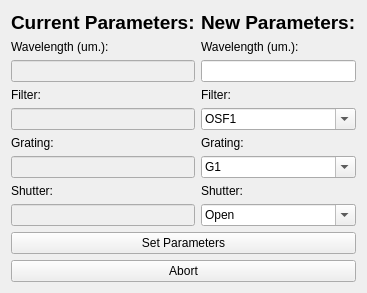
     <widget class="QWidget" name="tab4_manual">
      <attribute name="title">
       <string>Page</string>
      </attribute>
      <layout class="QGridLayout" name="gridLayout_3">
       <item row="0" column="0">
        <layout class="QGridLayout" name="gridLayout_9">
         <item row="2" column="0">
          <widget class="QLineEdit" name="wavelength_current_ledit_tab4">
           <property name="enabled">
            <bool>false</bool>
           </property>
           <property name="text">
            <string/>
           </property>
          </widget>
         </item>
         <item row="4" column="0">
          <widget class="QLineEdit" name="osf_current_ledit_tab4">
           <property name="enabled">
            <bool>false</bool>
           </property>
          </widget>
         </item>
         <item row="1" column="0">
          <widget class="QLabel" name="wavelength_current_label_tab4">
           <property name="text">
            <string>Wavelength (um.):</string>
           </property>
          </widget>
         </item>
         <item row="7" column="0">
          <widget class="QLabel" name="shutter_current_label_tab4">
           <property name="text">
            <string>Shutter:</string>
           </property>
          </widget>
         </item>
         <item row="6" column="0">
          <widget class="QLineEdit" name="grating_current_ledit_tab4">
           <property name="enabled">
            <bool>false</bool>
           </property>
          </widget>
         </item>
         <item row="0" column="0">
          <widget class="QLabel" name="curent_parameters_title">
           <property name="font">
            <font>
             <pointsize>14</pointsize>
             <weight>75</weight>
             <bold>true</bold>
            </font>
           </property>
           <property name="text">
            <string>Current Parameters:</string>
           </property>
          </widget>
         </item>
         <item row="5" column="0">
          <widget class="QLabel" name="grating_current_label_tab4">
           <property name="text">
            <string>Grating:</string>
           </property>
          </widget>
         </item>
         <item row="8" column="0">
          <widget class="QLineEdit" name="shutter_current_ledit_tab4">
           <property name="enabled">
            <bool>false</bool>
           </property>
          </widget>
         </item>
         <item row="3" column="0">
          <widget class="QLabel" name="osf_current_label_tab4">
           <property name="text">
            <string>Filter:</string>
           </property>
          </widget>
         </item>
        </layout>
       </item>
       <item row="0" column="1">
        <layout class="QGridLayout" name="gridLayout_10">
         <item row="8" column="0">
          <widget class="QComboBox" name="shutter_new_cbox_tab4">
           <property name="editable">
            <bool>true</bool>
           </property>
           <item>
            <property name="text">
             <string>Open</string>
            </property>
           </item>
           <item>
            <property name="text">
             <string>Close</string>
            </property>
           </item>
          </widget>
         </item>
         <item row="0" column="0">
          <widget class="QLabel" name="new_parameters_title">
           <property name="font">
            <font>
             <pointsize>14</pointsize>
             <weight>75</weight>
             <bold>true</bold>
            </font>
           </property>
           <property name="text">
            <string>New Parameters:</string>
           </property>
          </widget>
         </item>
         <item row="2" column="0">
          <widget class="QLineEdit" name="wavelength_new_ledit_tab4"/>
         </item>
         <item row="5" column="0">
          <widget class="QLabel" name="grating_new_label_tab4">
           <property name="text">
            <string>Grating:</string>
           </property>
          </widget>
         </item>
         <item row="1" column="0">
          <widget class="QLabel" name="wavelength_new_label_tab4">
           <property name="text">
            <string>Wavelength (um.):</string>
           </property>
          </widget>
         </item>
         <item row="3" column="0">
          <widget class="QLabel" name="osf_new_label_tab4">
           <property name="text">
            <string>Filter:</string>
           </property>
          </widget>
         </item>
         <item row="7" column="0">
          <widget class="QLabel" name="shuttter_new_label_tab4">
           <property name="text">
            <string>Shutter:</string>
           </property>
          </widget>
         </item>
         <item row="4" column="0">
          <widget class="QComboBox" name="osf_new_cbox_tab4">
           <property name="editable">
            <bool>true</bool>
           </property>
           <item>
            <property name="text">
             <string>OSF1</string>
            </property>
           </item>
           <item>
            <property name="text">
             <string>OSF2</string>
            </property>
           </item>
           <item>
            <property name="text">
             <string>OSF3</string>
            </property>
           </item>
           <item>
            <property name="text">
             <string>OSF4</string>
            </property>
           </item>
          </widget>
         </item>
         <item row="6" column="0">
          <widget class="QComboBox" name="grating_new_cbox_tab4">
           <property name="editable">
            <bool>true</bool>
           </property>
           <item>
            <property name="text">
             <string>G1</string>
            </property>
           </item>
           <item>
            <property name="text">
             <string>G2</string>
            </property>
           </item>
           <item>
            <property name="text">
             <string>G3</string>
            </property>
           </item>
          </widget>
         </item>
        </layout>
       </item>
       <item row="1" column="0" colspan="2">
        <layout class="QGridLayout" name="gridLayout_15">
         <item row="0" column="0">
          <widget class="QPushButton" name="set_parameters_button_tab4">
           <property name="sizePolicy">
            <sizepolicy hsizetype="Minimum" vsizetype="Minimum">
             <horstretch>0</horstretch>
             <verstretch>0</verstretch>
            </sizepolicy>
           </property>
           <property name="text">
            <string>Set Parameters</string>
           </property>
          </widget>
         </item>
         <item row="1" column="0">
          <widget class="QPushButton" name="abort_manual_button_tab4">
           <property name="sizePolicy">
            <sizepolicy hsizetype="Minimum" vsizetype="Minimum">
             <horstretch>0</horstretch>
             <verstretch>0</verstretch>
            </sizepolicy>
           </property>
           <property name="text">
            <string>Abort</string>
           </property>
          </widget>
         </item>
        </layout>
       </item>
      </layout>
     </widget>
